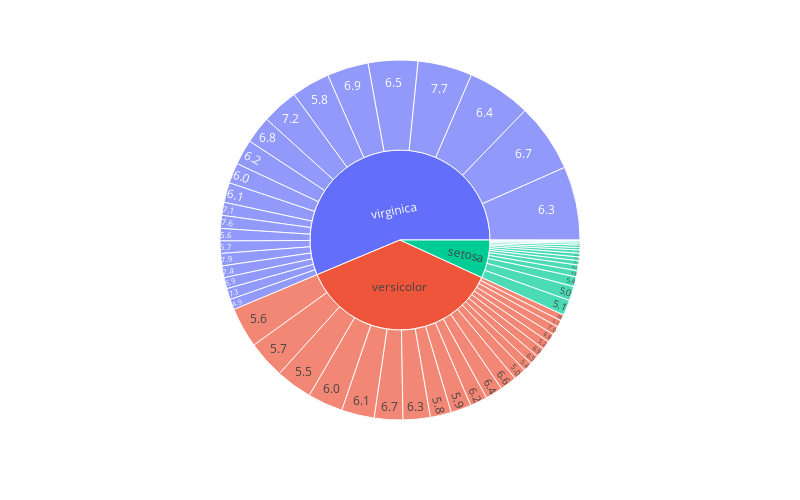

This figure's notebook cell:
### Code cell
fig = px.sunburst(iris,path=['species','sepal_length'],values='petal_width',
                  width =800,height=500)
fig.show()

### Figure 1 — Plotly figure (JSON) as saved in the notebook; plotly's stock layout.template omitted (floating-point values rounded to 4 significant figures)
{"data": [{"branchvalues": "total", "domain": {"x": [0, 1], "y": [0, 1]}, "hovertemplate": "labels=%{label}<br>petal_width=%{value}<br>parent=%{parent}<br>id=%{id}<extra></extra>", "ids": ["setosa/4.3", "setosa/4.4", "setosa/4.5", "setosa/4.6", "setosa/4.7", "setosa/4.8", "setosa/4.9", "versicolor/4.9", "virginica/4.9", "setosa/5.0", "versicolor/5.0", "setosa/5.1", "versicolor/5.1", "setosa/5.2", "versicolor/5.2", "setosa/5.3", "setosa/5.4", "versicolor/5.4", "setosa/5.5", "versicolor/5.5", "versicolor/5.6", "virginica/5.6", "setosa/5.7", "versicolor/5.7", "virginica/5.7", "setosa/5.8", "versicolor/5.8", "virginica/5.8", "versicolor/5.9", "virginica/5.9", "versicolor/6.0", "virginica/6.0", "versicolor/6.1", "virginica/6.1", "versicolor/6.2", "virginica/6.2", "versicolor/6.3", "virginica/6.3", "versicolor/6.4", "virginica/6.4", "versicolor/6.5", "virginica/6.5", "versicolor/6.6", "versicolor/6.7", "virginica/6.7", "versicolor/6.8", "virginica/6.8", "versicolor/6.9", "virginica/6.9", "versicolor/7.0", "virginica/7.1", "virginica/7.2", "virginica/7.3", "virginica/7.4", "virginica/7.6", "virginica/7.7", "virginica/7.9", "setosa", "versicolor", "virginica"], "labels": ["4.3", "4.4", "4.5", "4.6", "4.7", "4.8", "4.9", "4.9", "4.9", "5.0", "5.0", "5.1", "5.1", "5.2", "5.2", "5.3", "5.4", "5.4", "5.5", "5.5", "5.6", "5.6", "5.7", "5.7", "5.7", "5.8", "5.8", "5.8", "5.9", "5.9", "6.0", "6.0", "6.1", "6.1", "6.2", "6.2", "6.3", "6.3", "6.4", "6.4", "6.5", "6.5", "6.6", "6.7", "6.7", "6.8", "6.8", "6.9", "6.9", "7.0", "7.1", "7.2", "7.3", "7.4", "7.6", "7.7", "7.9", "setosa", "versicolor", "virginica"], "name": "", "parents": ["setosa", "setosa", "setosa", "setosa", "setosa", "setosa", "setosa", "versicolor", "virginica", "setosa", "versicolor", "setosa", "versicolor", "setosa", "versicolor", "setosa", "setosa", "versicolor", "setosa", "versicolor", "versicolor", "virginica", "setosa", "versicolor", "virginica", "setosa", "versicolor", "virginica", "versicolor", "virginica", "versicolor", "virginica", "versicolor", "virginica", "versicolor", "virginica", "versicolor", "virginica", "versicolor", "virginica", "versicolor", "virginica", "versicolor", "versicolor", "virginica", "versicolor", "virginica", "versicolor", "virginica", "versicolor", "virginica", "virginica", "virginica", "virginica", "virginica", "virginica", "virginica", "", "", ""], "type": "sunburst", "values": [0.1, 0.6, 0.3, 0.9, 0.4, 1, 0.6, 1, 1.7, 2.3, 2, 2.5, 1.1, 0.5, 1.4, 0.2, 1.6, 1.5, 0.4, 5.9, 6.5, 2, 0.7, 6.1, 2, 0.2, 3.4, 6.2, 3.3, 1.8, 5.7, 3.3, 5.3, 3.2, 2.8, 4.1, 4.4, 11.9, 2.8, 10.3, 1.5, 8, 2.7, 4.6, 11.1, 1.4, 4.4, 1.5, 6.7, 1.4, 2.1, 5.9, 1.8, 1.9, 2.1, 8.8, 2, 12.3, 66.3, 101.3]}], "layout": {"height": 500, "legend": {"tracegroupgap": 0}, "margin": {"t": 60}, "width": 800}}
